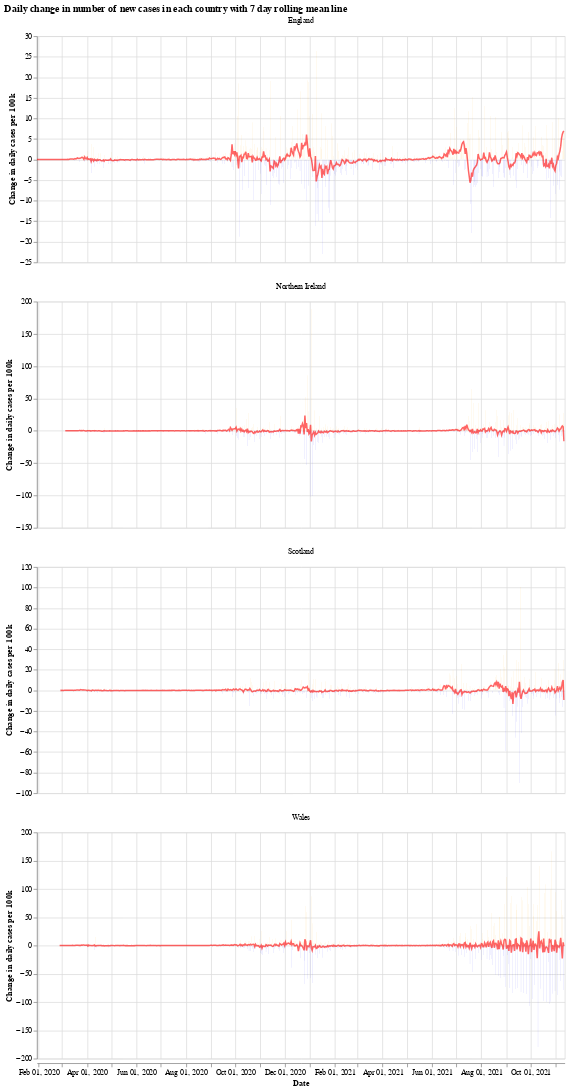

Source (notebook cell):
### Markdown cell above
We will use the Python library `Altair` for visualising the data, see the [altair docs](https://altair-viz.github.io/) for more information.

First we have a graph which shows the daily change in the number of new cases for each country. This number jumps up and down all over the place, which is likely due to delay in reporting of new cases over the weekend. Another interesting thing is that it looks like the daily cases in Wales experienced a much shorter period of calm over the summer (calm in the sense of daily cases not jumping up and down).

The orange bars are days when the number of new cases (per 100k population) was more than the previous day, while the blue are days when the number of new cases dropped. The red line is the 7 day moving average. 

When the moving average line is below 0, it means that there is a consistent drop in new cases. We can see this clearly happening around the times that lockdowns were introduced (though, to varying degrees). I will update the graphs soon with a marker of when each lockdown started.

### Code cell
# collapse
import altair as alt

bars = alt.Chart(uk_cases).mark_bar().encode(
    x=alt.X("yearmonthdate(date):T", axis=alt.Axis(title='Date')),
    y=alt.Y("casesChangeRate:Q", axis=alt.Axis(title='Change in daily cases per 100k')),
    tooltip='casesChange',
    color=alt.condition(
        alt.datum.casesChangeRate > 0,
        alt.value("orange"),  # The positive color
        alt.value("blue")  # The negative color
    )
).properties(title='Daily change in number of new cases with 7 day rolling mean',width=700).interactive()

line = alt.Chart(uk_cases).mark_line(
    color='red',
    size=2,
    opacity=0.6
).transform_window(
    rolling_mean='mean(casesChangeRate)',
    frame=[0, 7],
    groupby=['areaName']
).encode(
    x='yearmonthdate(date):T',
    y='rolling_mean:Q'
)

alt.layer(bars, line, data=uk_cases).facet(alt.Column(
    'areaName', title=''), columns=1).resolve_scale(y='independent').properties(title='Daily change in number of new cases in each country with 7 day rolling mean line')

### Figure 1 — Vega-Lite specification as saved in the notebook (floating-point values rounded to 4 significant figures; data arrays with more than 128 entries replaced by an {"elided": "..."} marker saying what was removed)
{"config": {"view": {"continuousWidth": 400, "continuousHeight": 300}}, "data": {"name": "data-bf6db33ba9fc63f5921668ab15da0d5e"}, "facet": {"type": "nominal", "field": "areaName", "title": ""}, "spec": {"layer": [{"mark": "bar", "encoding": {"color": {"condition": {"value": "orange", "test": "(datum.casesChangeRate > 0)"}, "value": "blue"}, "tooltip": {"type": "quantitative", "field": "casesChange"}, "x": {"type": "temporal", "axis": {"title": "Date"}, "field": "date", "timeUnit": "yearmonthdate"}, "y": {"type": "quantitative", "axis": {"title": "Change in daily cases per 100k"}, "field": "casesChangeRate"}}, "selection": {"selector001": {"type": "interval", "bind": "scales", "encodings": ["x", "y"]}}, "title": "Daily change in number of new cases with 7 day rolling mean", "width": 700}, {"mark": {"type": "line", "color": "red", "opacity": 0.6, "size": 2}, "encoding": {"x": {"type": "temporal", "field": "date", "timeUnit": "yearmonthdate"}, "y": {"type": "quantitative", "field": "rolling_mean"}}, "transform": [{"window": [{"op": "mean", "field": "casesChangeRate", "as": "rolling_mean"}], "frame": [0, 7], "groupby": ["areaName"]}]}]}, "columns": 1, "resolve": {"scale": {"y": "independent"}}, "title": "Daily change in number of new cases in each country with 7 day rolling mean line", "$schema": "https://vega.github.io/schema/vega-lite/v4.8.1.json", "datasets": {"data-bf6db33ba9fc63f5921668ab15da0d5e": {"elided": "2516 records"}}}
